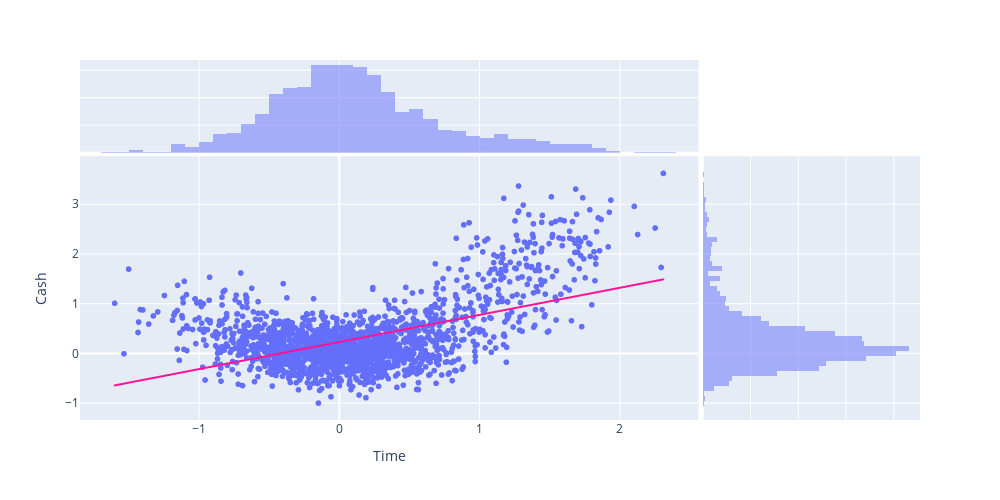

This figure's notebook cell:
### Code cell
fig = px.scatter(join_time_spend, x = 'Time', y='Cash', width=1000, height=500,  
                 #range_y=[0,110], 
                 trendline='ols', trendline_color_override='DeepPink',  marginal_x='histogram', marginal_y='histogram')
fig.show()

### Figure 1 — Plotly figure (JSON) as saved in the notebook; plotly's stock layout.template omitted (floating-point values rounded to 4 significant figures; data arrays with more than 128 entries replaced by an {"elided": "..."} marker saying what was removed)
{"data": [{"hovertemplate": "Time=%{x}<br>Cash=%{y}<extra></extra>", "legendgroup": "", "marker": {"color": "#636efa", "symbol": "circle"}, "mode": "markers", "name": "", "showlegend": false, "type": "scattergl", "x": {"elided": "2000 float values"}, "xaxis": "x", "y": {"elided": "2000 float values"}, "yaxis": "y"}, {"alignmentgroup": "True", "bingroup": "x", "hovertemplate": "Time=%{x}<br>count=%{y}<extra></extra>", "legendgroup": "", "marker": {"color": "#636efa"}, "name": "", "offsetgroup": "", "opacity": 0.5, "showlegend": false, "type": "histogram", "x": {"elided": "2000 float values"}, "xaxis": "x3", "yaxis": "y3"}, {"alignmentgroup": "True", "bingroup": "y", "hovertemplate": "Cash=%{y}<br>count=%{x}<extra></extra>", "legendgroup": "", "marker": {"color": "#636efa"}, "name": "", "offsetgroup": "", "opacity": 0.5, "showlegend": false, "type": "histogram", "xaxis": "x2", "y": {"elided": "2000 float values"}, "yaxis": "y2"}, {"hovertemplate": "<b>OLS trendline</b><br>Cash = 0.545367 * Time + 0.229964<br>R<sup>2</sup>=0.265918<br><br>Time=%{x}<br>Cash=%{y} <b>(trend)</b><extra></extra>", "legendgroup": "", "line": {"color": "DeepPink"}, "marker": {"color": "#636efa", "symbol": "circle"}, "mode": "lines", "name": "", "showlegend": false, "type": "scattergl", "x": {"elided": "2000 float values"}, "xaxis": "x", "y": {"elided": "2000 float values"}, "yaxis": "y"}], "layout": {"barmode": "overlay", "height": 500, "legend": {"tracegroupgap": 0}, "margin": {"t": 60}, "width": 1000, "xaxis": {"anchor": "y", "domain": [0, 0.7363], "title": {"text": "Time"}}, "xaxis2": {"anchor": "y2", "domain": [0.7413, 1], "matches": "x2", "showgrid": true, "showline": false, "showticklabels": false, "ticks": ""}, "xaxis3": {"anchor": "y3", "domain": [0, 0.7363], "matches": "x", "showgrid": true, "showticklabels": false}, "xaxis4": {"anchor": "y4", "domain": [0.7413, 1], "matches": "x2", "showgrid": true, "showline": false, "showticklabels": false, "ticks": ""}, "yaxis": {"anchor": "x", "domain": [0, 0.7326], "title": {"text": "Cash"}}, "yaxis2": {"anchor": "x2", "domain": [0, 0.7326], "matches": "y", "showgrid": true, "showticklabels": false}, "yaxis3": {"anchor": "x3", "domain": [0.7426, 1], "matches": "y3", "showgrid": true, "showline": false, "showticklabels": false, "ticks": ""}, "yaxis4": {"anchor": "x4", "domain": [0.7426, 1], "matches": "y3", "showgrid": true, "showline": false, "showticklabels": false, "ticks": ""}}}
